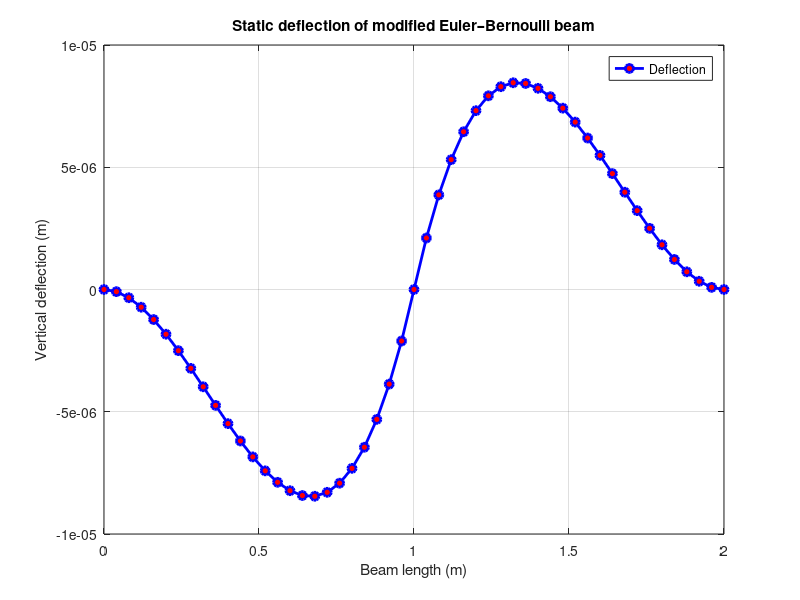
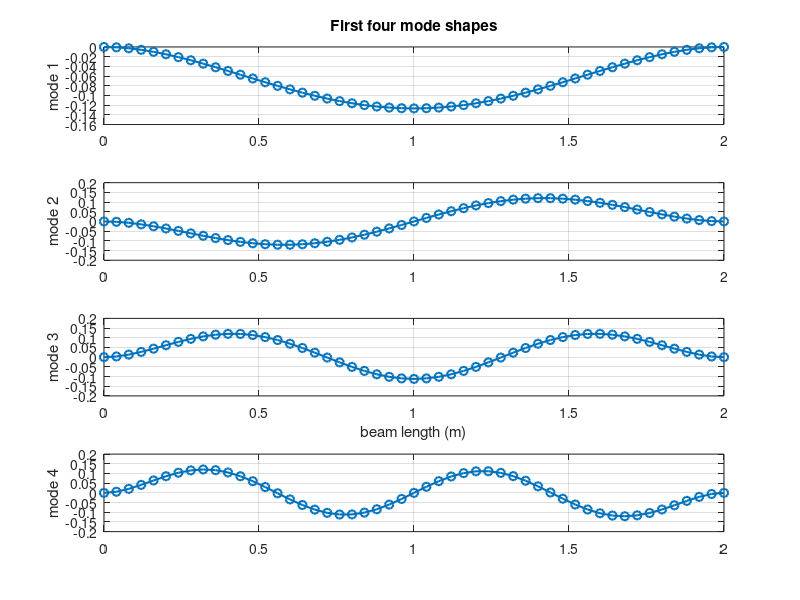

Reproduce these figures in MATLAB, in order.

% including consistent mass matrix assembly and modal analysis

clear; clc; close all;

% input parameters
nElem = 50;              % number of elements
E     = 210e9;           % Young's modulus (Pa)
A     = 0.01;            % cross-sectional area (m^2)
I     = 8.333e-6;        % moment of inertia (m^4)
rho   = 7850;            % mass density (kg/m^3)
L     = 2;               % total beam length (m)

% moment or force assignment
force_node      = round((nElem/2) + 1); % mid-span node
force_DOF_local = 3;                    % 1=u, 2=w, 3=theta
moment_value    = 800;                  % applied moment (Nm)

%% derived sizes
nNode         = nElem + 1;
nDOF_per_node = 3;        % u, w, theta
nDOF          = nNode * nDOF_per_node;
Le            = L / nElem;

%% element stiffness
ke_axial = (E*A/Le)*[1 -1; -1 1];
ke_bending = (E*I/Le^3)*[ ...
     12      6*Le   -12    6*Le; 
    6*Le   4*Le^2  -6*Le  2*Le^2;
   -12    -6*Le     12    -6*Le;
    6*Le   2*Le^2  -6*Le   4*Le^2 ];
ke = zeros(6,6);
axial_dofs   = [1 4];
bending_dofs = [2 3 5 6];
ke(axial_dofs,   axial_dofs)   = ke_axial;
ke(bending_dofs, bending_dofs) = ke_bending;

%% element mass 
me_axial = (rho*A*Le/6)*[2 1; 1 2];
me_bending = (rho*A*Le/420)*[ ...
    156       22*Le    54      -13*Le;
     22*Le   4*Le^2   13*Le   -3*Le^2;
     54       13*Le   156     -22*Le;
    -13*Le   -3*Le^2  -22*Le   4*Le^2 ];
me = zeros(6,6);
me(axial_dofs,   axial_dofs)   = me_axial;
me(bending_dofs, bending_dofs) = me_bending;

%% global assembly
K = zeros(nDOF);
M = zeros(nDOF);
for e = 1:nElem
    idx = (e-1)*nDOF_per_node + (1:6);
    K(idx,idx) = K(idx,idx) + ke;
    M(idx,idx) = M(idx,idx) + me;
end

%% force vector
F = zeros(nDOF,1);
globalDOF = (force_node-1)*nDOF_per_node + force_DOF_local;
F(globalDOF) = moment_value;

%% apply boundary conditions (fixed at both ends: all DOFs)
fixedDOF = [1,2,3, nDOF-2, nDOF-1, nDOF];
freeDOF  = setdiff(1:nDOF, fixedDOF);

K_reduced = K(freeDOF, freeDOF);
M_reduced = M(freeDOF, freeDOF);
F_reduced = F(freeDOF);

%% solve static problem (stiffness only)
U = zeros(nDOF,1);
U(freeDOF) = K_reduced \ F_reduced;

%% plot static vertical deflection
x_nodes = linspace(0, L, nNode);
vertical_disp = U(2:nDOF_per_node:end);

figure;
plot(x_nodes, vertical_disp, 'b-o', 'LineWidth', 2, 'MarkerFaceColor','r');
grid on;
xlabel('Beam length (m)');
ylabel('Vertical deflection (m)');
title('Static deflection of modified Euler–Bernoulli beam');
legend('Deflection');

%% modal analysis
% generalized eigenvalue problem K x = omega^2 M x
[Modes, D] = eig(K_reduced, M_reduced);
omega2 = diag(D);
[omega2, sortIdx] = sort(omega2);
Modes = Modes(:,sortIdx);
freq = sqrt(omega2)/(2*pi);

%  dominant natural frequencies
nModesToShow = 4;
disp('First 4 natural frequencies (Hz):');
disp(freq(1:nModesToShow));

% dominant mode shapes
figure;
for j = 1:nModesToShow
    mode_full = zeros(nDOF,1);
    mode_full(freeDOF) = Modes(:,j);
    vmode = mode_full(2:nDOF_per_node:end);
    subplot(nModesToShow,1,j);
    plot(x_nodes, vmode, '-o','LineWidth',1.5);
    ylabel(sprintf('mode %d',j));
    grid on;
    if j==1, title('First four mode shapes'); end
    if j==3, xlabel('beam length (m)'); end
end
